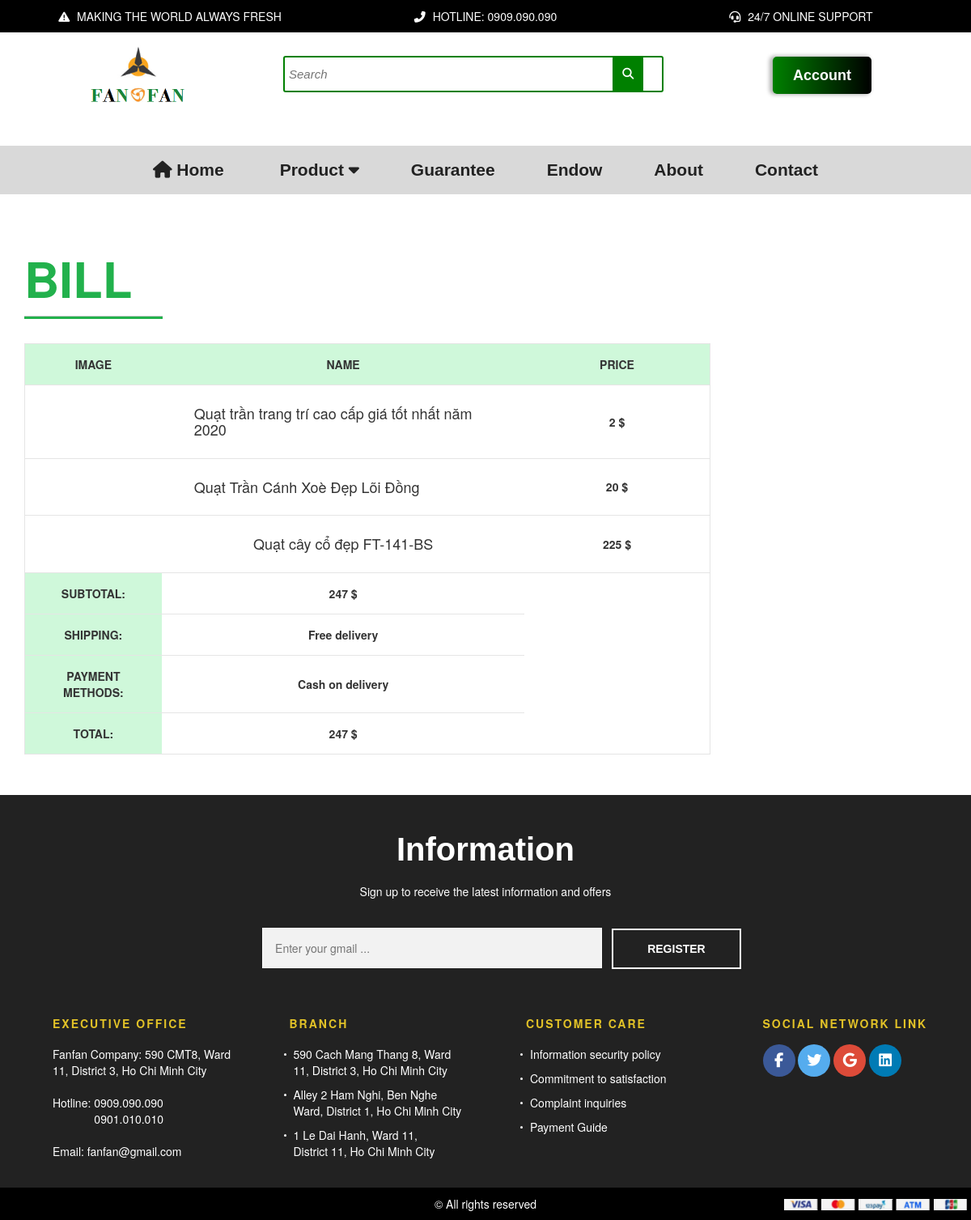
The page /bill.php?id_purchase_schedule=9 on the database its author committed.
### tables this page shows
CREATE TABLE `orders` (
  `id_orders` int(11) NOT NULL,
  `id_product` int(11) NOT NULL,
  `price` double NOT NULL,
  `number` int(11) NOT NULL,
  `image` varchar(255) NOT NULL,
  `name` text NOT NULL,
  `id_purchase_schedule` int(11) NOT NULL
);

### bill.php (the view, shortened to what this page needs)
<?php session_start();
include 'handling/utils/connect.php';
$total = 0;
?>
<!doctype html>
<html class="no-js" lang="en">
<head>
    <link rel="stylesheet" href="css/font-awesome.min.css">
    <link rel="stylesheet" href="css/owl.carousel.css">
    <link rel="stylesheet" href="css/owl.my_theme.css">
    <link rel="stylesheet" href="css/owl.transitions.css">
    <link rel="stylesheet" href="css/nivo-slider.css">
    <link rel="stylesheet" href="css/animate.css">
    <link rel="stylesheet" href="css/jquery-ui.css">
    <link rel="stylesheet" href="fancy-box/jquery.fancybox.css">
    <link rel="stylesheet" href="css/normalize.css">
    <link rel="stylesheet" href="css/bootstrap.min.css">
    <link rel="stylesheet" href="css/meanmenu.min.css">
    <link rel="stylesheet" href="css/main.css">
    <link rel="stylesheet" href="style.css">
    <link rel="stylesheet" href="css/responsive.css">
</head>
<body>
    <div class="header">
        <div class="container">
            <div class="row text-center">
                <div class="col-lg-4 text"> <i class="fas fa-exclamation-triangle"></i> MAKING THE WORLD ALWAYS FRESH</div>
                <div class="col-lg-4 text"> <i class="fas fa-phone-alt"></i> HOTLINE: 0909.090.090</div>
                <div class="col-lg-4 text"> <i class="fas fa-headset"></i> 24/7 ONLINE SUPPORT</div>
            </div>
        </div>
    </div>
    <div class="header_area_top">
        <div class="container-fluid">
            <div class="row d-flex align-items-center">
                <div class="col-lg-3 col-md-4 col-sm-4 col-xs-12 text-center">
                    <div class="logo ">
                        <a href="index.php">
                            <img src="./images/logo1.png" alt="" width="60%">
                        </a>
                    </div>
                </div>
                <div class="col-lg-5 col-md-4 col-sm-4 col-xs-12 text-center">
                        <div class="search_box ">
                            <input id="abc" class="input_text" type="text" placeholder="Search" />
                            <button onclick="search()" type="submit" class="btn-search">
									<span><i class="fa fa-search"></i></span>
							</button>
                        </div>
                </div>
                <div class="col-lg-4 col-md-4 col-sm-4 col-xs-12 mb-3">
                    <div class="account_card_area">
                        <ul id="account_nav">
                            <li><a href="my-account.php">Account <i class="fas fa-long-arrow-alt-right"></i></a>
                            </li>
                        </ul>
                    </div>
                </div>
            </div>
        </div>
    </div>
    <div class="header_botttom_area bg">
        <div class="container-fluid">
            <div class="row">
                <div class="col-md-12">
                    <div class="main_menu">
                        <ul id="nav_menu" class="active_cl">
                            <li>
                                <a href="index.php"> <i class="fas fa-home"></i> <span class="Home">Home</span></a>
                            </li>
                            <li>
                                <a href="shop.php"> <span class="Clothings">Product</span> <i class="fas fa-caret-down"></i></a>
                            </li>
                            <li>
                                <a href="guarantee.php"><span class="Lookbook">Guarantee</span></a>
                            </li>
                            <li>
                                <a href="endow.php"><span class="Footwear">Endow</span></a>
                            </li>
                            <li>
                                <a href="about-us.php"><span class="Footwear">About</span></a>
                            </li>
                            <li>
                                <a href="contact.php"><span class="Footwear">Contact</span></a>
                            </li>
                        </ul>
                    </div>
                </div>
            </div>
        </div>
    </div>
 <div class="shopping_cart_area">
        <div class="container">
            <div class="row">
                <div class="col-lg-12">
                    <div class="text_cart">
                        <h1>BILL </h1>
                        <hr>
                    </div>
                </div>
                <div class="col-lg-9 col-md-12 col-sm-12 col-xs-12">
                    <div class="shopping-cart-table">
                        <table class="cart_items">
                            <tr>
                                <th>Image</th>
                                <th>Name</th>
                                <th>Price</th>
                            </tr>
                            <?php
                                if(isset($_GET['id_purchase_schedule'])){
                                    $id_purchase_schedule = $_GET['id_purchase_schedule'];
                                    $sql = "SELECT * FROM `orders` WHERE id_purchase_schedule = $id_purchase_schedule";
                                    $query = mysqli_query($conn,$sql);
                                    while ($row = mysqli_fetch_assoc($query)) {
                                         $total += $row['price']
                             ?>
                            <tr>
                                <td>
                                </td>
                                <td>
                                    <h4><?php echo $row['name']; ?>
                                    </h4>
                                </td>
                                <td><?php echo ceil((($row['price'])*0.00004)); ?> $</td>
                            </tr>
                            <?php      }
                                } ?>
                           <tfoot>
                                                <tr>
                                                    <th scope="row">Subtotal:</th>
                                                    <td><span class="woocommerce-Price-amount amount"><?php echo ceil($total*0.00004); ?> $<span class="woocommerce-Price-currencySymbol"></span></span>
                                                    </td>
                                                </tr>
                                                <tr>
                                                    <th scope="row">Shipping:</th>
                                                    <td>Free delivery</td>
                                                </tr>
                                                <tr>
                                                    <th scope="row">Payment methods:</th>
                                                    <td>Cash on delivery</td>
                                                </tr>
                                                <tr>
                                                    <th scope="row">total:</th>
                                                    <td><span class="woocommerce-Price-amount amount"><?php echo ceil($total*0.00004); ?><span class="woocommerce-Price-currencySymbol"> $</span></span>
                                                    </td>
                                                </tr>
                                            </tfoot>
                        </table>
                    </div>
                </div>
                <div class="col-lg-3">
                </div>
            </div>
        </div>
    </div>
    <div class="footer_area home1_margin_top">
        <div class="container">
            <div class="row">
                <div class="col-lg-12 col-md-12 col-sm-12 col-xs-12">
                    <div class="feature_text feature_newsletter">
                        <h4>Information</h4>
                        <p>Sign up to receive the latest information and offers</p>
                    </div>
                </div>
            </div>
            <div class="row">
                <div class="col-lg-12 col-md-12 col-sm-12 col-xs-12">
                    <div class="sign_up">
                        <form action="#">
                            <input class="sign_text" type="text" placeholder="Enter your gmail ..." />
                            <button type="submit" class="sign">
                                <svg>
                                    <rect x="0" y="0" fill="none" width="100%" height="100%"/>
                                </svg>
									<span>Register</span>
								</button>
                        </form>
                    </div>
                </div>
            </div>
            <div class="row">
                <div class="footer_menu_area">
                    <div class="col-lg-3 col-md-3 col-sm-3 col-xs-12">
                        <div class="help_support">
                            <h2>Executive Office</h2>
                            <p>Fanfan Company: <span>590 CMT8, Ward 11, District 3, Ho Chi Minh City</span></p>
                            <p>Hotline: <span>0909.090.090<br>&emsp;&emsp;&nbsp;&nbsp;&nbsp;&nbsp;&nbsp;&nbsp;0901.010.010</span></p>
                            <p>Email: <span>fanfan@gmail.com</span></p>
                        </div>
                    </div>
                    <div class="col-lg-3 col-md-3 col-sm-3 col-xs-12">
                        <div class="help_support help_border">
                            <h2>branch</h2>
                            <ul class="footer_menu">
                                <li><a href="https://goo.gl/maps/tkK3Uus9TFCd5jCH6">590 Cach Mang Thang 8, Ward 11, District 3, Ho Chi Minh City</a></li>
                                <li><a href="https://goo.gl/maps/8pGc9QHxCoJJxz7C8">Alley 2 Ham Nghi, Ben Nghe Ward, District 1, Ho Chi Minh City</a></li>
                                <li><a href="https://goo.gl/maps/VfWGFaUo5x4Cz65g6">1 Le Dai Hanh, Ward 11, <br>District 11, Ho Chi Minh City</a></li>
                            </ul>
                        </div>
                    </div>
                    <div class="col-lg-3 col-md-3 col-sm-3 col-xs-12">
                        <div class="help_support help_border">
                            <h2>customer care</h2>
                            <ul class="footer_menu">
                                <li><a href="infomation.php">Information security policy</a></li>
                                <li><a href="commit.php">Commitment to satisfaction</a></li>
                                <li><a href="complaint.php">Complaint inquiries</a></li>
                                <li><a href="payment.php">Payment Guide</a></li>
                            </ul>
                        </div>
                    </div>
                    <div class="col-lg-3 col-md-3 col-sm-3 col-xs-12">
                        <div class="help_support help_border">
                            <h2>social network link</h2>
                            <ul class="footer_menu">
                                <a href="https://www.facebook.com/" class="fab fa-facebook-f"></a>
                                <a href="https://twitter.com/" class="fab fa-twitter"></a>
                                <a href="http://gmail.com/" class="fab fa-google"></a>
                                <a href="http://instagram.com/" class="fab fa-linkedin"></a>
                            </ul>
                        </div>
                    </div>
                </div>
            </div>
        </div>
        <div class="container-fluid copy__right">
            <div class="row">
                <div class="col-sm-4 text-right">
                </div>
                <div class="col-sm-4 text-center" style="margin-top: 10px;">
                    <P> © All rights reserved</P>
                </div>
                <div class="col-sm-4  text-right" style="padding-right: 0; margin-top: 10px;">
                    <img src="./images/visa1.png" alt="" width="60%">
                </div>
            </div>
        </div>
    </div>
</body>
</html>

### css/main.css (style rules this page uses)
html { color: #222; font-size: 1em; line-height: 1.4; }
hr { display: block; height: 1px; border: 0; border-top: 1px solid #ccc; margin: 1em 0; padding: 0; }
audio, canvas, iframe, img, svg, video { vertical-align: middle; margin-bottom: 3px; }

### rows shown on the page
orders: name "Quạt trần trang trí cao cấp giá tốt nhất năm 2020", ceil((($row['price'])*0.00004)) "2"
orders: name "Quạt Trần Cánh Xoè Đẹp Lõi Đồng", ceil((($row['price'])*0.00004)) "20"
orders: name "Quạt cây cổ đẹp FT-141-BS", ceil((($row['price'])*0.00004)) "225"

### other values the page prints
ceil($total*0.00004) "247"
